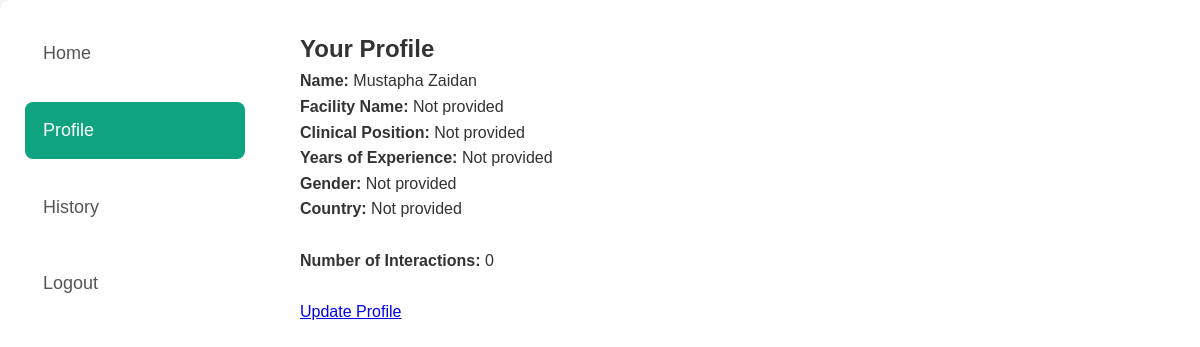
The app's page /profile (signed in) with its own data.
### application.py (models this page shows)
class UserProfile(db.Model):
    id = db.Column(db.Integer, primary_key=True)
    user_id = db.Column(db.Integer, db.ForeignKey('user.id'), nullable=False)
    name = db.Column(db.String(100), nullable=True)  # Only for doctors
    gender = db.Column(db.String(10), nullable=True)  # Only for doctors
    hospital_name = db.Column(db.String(100), nullable=True)  # For both admin and doctor
    title = db.Column(db.String(100), nullable=True)  # Only for doctors
    facility_address = db.Column(db.String(255), nullable=True)  # Only for admin
    country = db.Column(db.String(100), nullable=True)  # For both admin and doctor
    contact_number = db.Column(db.String(15), nullable=True)  # Only for admin

### application.py (the view)
@app.route('/profile')
@login_required
def view_profile():
    user_profile = current_user.profile
    return render_template('profile_view.html', profile=user_profile)

### application.py (called while the page is built)
@login_manager.user_loader
def load_user(user_id):
    return User.query.get(int(user_id))

### templates/profile_view.html (shortened to what this page needs)
<!DOCTYPE html>
<html lang="en">
<head>
    <link rel="stylesheet" href="{{ url_for('static', filename='style.css') }}">
</head>
<body>
    <div class="container">
        <div class="sidebar">
            <ul>
                <li><a href="{{ url_for('home') }}">Home</a></li>
                <li><a href="{{ url_for('view_profile') }}" class="active">Profile</a></li>
                <li><a href="{{ url_for('history') }}">History</a></li>
                <li><a href="{{ url_for('logout') }}">Logout</a></li>
            </ul>
        </div>
        <div class="chatbox-wrapper">
            <h2>Your Profile</h2>
            <div class="profile-info">
                <p><strong>Name:</strong> {{ profile.name or 'Not provided' }}</p>
                <p><strong>Facility Name:</strong> {{ profile.facility_name or 'Not provided' }}</p>
                <p><strong>Clinical Position:</strong> {{ profile.clinical_position or 'Not provided' }}</p>
                <p><strong>Years of Experience:</strong> {{ profile.years_of_experience or 'Not provided' }}</p>
                <p><strong>Gender:</strong> {{ profile.gender or 'Not provided' }}</p>
                <p><strong>Country:</strong> {{ profile.country or 'Not provided' }}</p><br>
                <p><strong>Number of Interactions:</strong> {{ history_count or 0 }}</p><br>
            </div>
            <a href="{{ url_for('profile_update') }}" class="btn">Update Profile</a>
        </div>
    </div>
</body>
</html>

### static/style.css (style rules this page uses)
* { margin: 0; padding: 0; box-sizing: border-box; font-family: "Poppins", sans-serif; }
body { width: 100%; height: 100vh; background-color: #f7f8f9; color: #333; font-size: 16px; line-height: 1.6; overflow: hidden; }
.container { display: flex; height: 100vh; overflow: hidden; flex-wrap: nowrap; }
.sidebar { width: 270px; background-color: #ffffff; padding: 25px; color: #333; display: flex; flex-direction: column; justify-content: space-between; box-shadow: 2px 0 12px rgba(0, 0, 0, 0.1); border-radius: 10px 0 0 10px; height: 100%; }
.sidebar ul { list-style: none; padding: 0; flex-grow: 1; margin-bottom: 20px; }
.sidebar li { margin-bottom: 20px; }
.sidebar a { color: #555; text-decoration: none; font-size: 18px; display: flex; align-items: center; padding: 14px 18px; border-radius: 8px; transition: background-color 0.3s, color 0.3s; width: 100%; }
.sidebar .active { background-color: #10a37f; color: #fff; }
.chatbox-wrapper { flex-grow: 1; display: flex; flex-direction: column; padding: 30px; background-color: #ffffff; overflow: hidden; height: 100%; }

### records on screen
UserProfile: name "Mustapha Zaidan", gender "Not provided", country "Not provided"

### other values on screen
{{ profile.facility_name or 'Not provided' }} "Not provided"
{{ profile.clinical_position or 'Not provided' }} "Not provided"
{{ profile.years_of_experience or 'Not provided' }} "Not provided"
{{ history_count or 0 }} "0"
